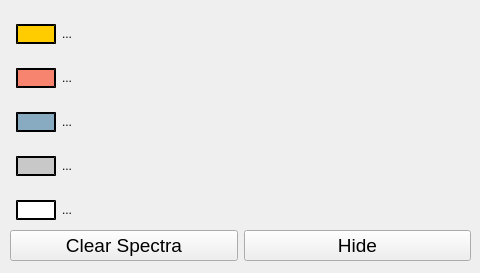
<?xml version="1.0" encoding="UTF-8"?>
<ui version="4.0">
 <class>Form</class>
 <widget class="QWidget" name="Form">
  <property name="geometry">
   <rect>
    <x>0</x>
    <y>0</y>
    <width>480</width>
    <height>273</height>
   </rect>
  </property>
  <property name="minimumSize">
   <size>
    <width>480</width>
    <height>273</height>
   </size>
  </property>
  <property name="maximumSize">
   <size>
    <width>480</width>
    <height>273</height>
   </size>
  </property>
  <property name="windowTitle">
   <string>Spectra Info</string>
  </property>
  <widget class="QWidget" name="layoutWidget">
   <property name="geometry">
    <rect>
     <x>10</x>
     <y>10</y>
     <width>461</width>
     <height>251</height>
    </rect>
   </property>
   <layout class="QVBoxLayout" name="verticalLayout_2">
    <item>
     <layout class="QVBoxLayout" name="verticalLayout">
      <item>
       <layout class="QHBoxLayout" name="horizontalLayout_5">
        <property name="leftMargin">
         <number>6</number>
        </property>
        <property name="topMargin">
         <number>10</number>
        </property>
        <item>
         <widget class="QWidget" name="widget_5" native="true">
          <property name="minimumSize">
           <size>
            <width>40</width>
            <height>20</height>
           </size>
          </property>
          <property name="maximumSize">
           <size>
            <width>40</width>
            <height>20</height>
           </size>
          </property>
          <property name="styleSheet">
           <string notr="true">background-color: rgb(255, 204, 0);
border-style: outset;
border-width: 2px;
border-color: black;</string>
          </property>
         </widget>
        </item>
        <item>
         <widget class="QLabel" name="ref_lbl">
          <property name="maximumSize">
           <size>
            <width>16777215</width>
            <height>30</height>
           </size>
          </property>
          <property name="text">
           <string>...</string>
          </property>
         </widget>
        </item>
       </layout>
      </item>
      <item>
       <layout class="QHBoxLayout" name="horizontalLayout_4">
        <property name="leftMargin">
         <number>6</number>
        </property>
        <property name="topMargin">
         <number>10</number>
        </property>
        <item>
         <widget class="QWidget" name="widget_4" native="true">
          <property name="minimumSize">
           <size>
            <width>40</width>
            <height>20</height>
           </size>
          </property>
          <property name="maximumSize">
           <size>
            <width>40</width>
            <height>20</height>
           </size>
          </property>
          <property name="styleSheet">
           <string notr="true">background-color: rgb(247, 132, 111);
border-style: outset;
border-width: 2px;
border-color: black;</string>
          </property>
         </widget>
        </item>
        <item>
         <widget class="QLabel" name="donor_lbl">
          <property name="maximumSize">
           <size>
            <width>16777215</width>
            <height>30</height>
           </size>
          </property>
          <property name="text">
           <string>...</string>
          </property>
         </widget>
        </item>
       </layout>
      </item>
      <item>
       <layout class="QHBoxLayout" name="horizontalLayout_3">
        <property name="leftMargin">
         <number>6</number>
        </property>
        <property name="topMargin">
         <number>10</number>
        </property>
        <item>
         <widget class="QWidget" name="widget_3" native="true">
          <property name="minimumSize">
           <size>
            <width>40</width>
            <height>20</height>
           </size>
          </property>
          <property name="maximumSize">
           <size>
            <width>40</width>
            <height>20</height>
           </size>
          </property>
          <property name="styleSheet">
           <string notr="true">background-color: rgb(136, 171, 194);
border-style: outset;
border-width: 2px;
border-color: black;</string>
          </property>
         </widget>
        </item>
        <item>
         <widget class="QLabel" name="acceptor_lbl">
          <property name="maximumSize">
           <size>
            <width>16777215</width>
            <height>30</height>
           </size>
          </property>
          <property name="text">
           <string>...</string>
          </property>
         </widget>
        </item>
       </layout>
      </item>
      <item>
       <layout class="QHBoxLayout" name="horizontalLayout_2">
        <property name="leftMargin">
         <number>6</number>
        </property>
        <property name="topMargin">
         <number>10</number>
        </property>
        <item>
         <widget class="QWidget" name="widget_2" native="true">
          <property name="minimumSize">
           <size>
            <width>40</width>
            <height>20</height>
           </size>
          </property>
          <property name="maximumSize">
           <size>
            <width>40</width>
            <height>20</height>
           </size>
          </property>
          <property name="styleSheet">
           <string notr="true">background-color: rgb(200, 200, 200);
border-style: outset;
border-width: 2px;
border-color: black;</string>
          </property>
         </widget>
        </item>
        <item>
         <widget class="QLabel" name="background_lbl">
          <property name="maximumSize">
           <size>
            <width>16777215</width>
            <height>30</height>
           </size>
          </property>
          <property name="text">
           <string>...</string>
          </property>
         </widget>
        </item>
       </layout>
      </item>
      <item>
       <layout class="QHBoxLayout" name="horizontalLayout">
        <property name="leftMargin">
         <number>6</number>
        </property>
        <property name="topMargin">
         <number>10</number>
        </property>
        <item>
         <widget class="QWidget" name="widget" native="true">
          <property name="minimumSize">
           <size>
            <width>40</width>
            <height>20</height>
           </size>
          </property>
          <property name="maximumSize">
           <size>
            <width>40</width>
            <height>20</height>
           </size>
          </property>
          <property name="styleSheet">
           <string notr="true">background-color: rgb(255, 255, 255);
border-style: outset;
border-width: 2px;
border-color: black;</string>
          </property>
         </widget>
        </item>
        <item>
         <widget class="QLabel" name="directexcitation_lbl">
          <property name="maximumSize">
           <size>
            <width>16777215</width>
            <height>30</height>
           </size>
          </property>
          <property name="text">
           <string>...</string>
          </property>
         </widget>
        </item>
       </layout>
      </item>
     </layout>
    </item>
    <item>
     <layout class="QHBoxLayout" name="horizontalLayout_6">
      <item>
       <widget class="QPushButton" name="clear_btn">
        <property name="font">
         <font>
          <pointsize>14</pointsize>
         </font>
        </property>
        <property name="text">
         <string>Clear Spectra</string>
        </property>
       </widget>
      </item>
      <item>
       <widget class="QPushButton" name="close_btn">
        <property name="font">
         <font>
          <pointsize>14</pointsize>
         </font>
        </property>
        <property name="text">
         <string>Hide</string>
        </property>
       </widget>
      </item>
     </layout>
    </item>
   </layout>
  </widget>
 </widget>
 <resources/>
 <connections/>
</ui>
